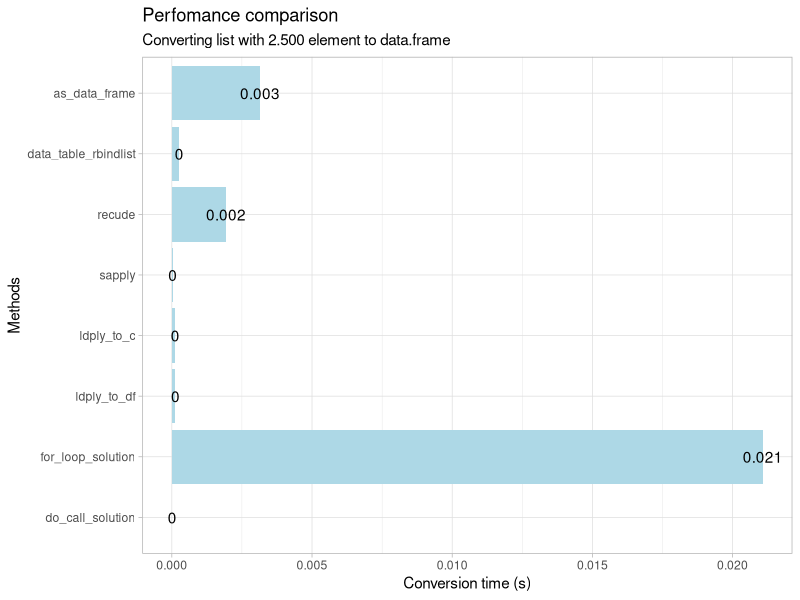

Recreate this plot in R.
##########################################
#
# List to data.frame performance
#
#
# Series:
# Little Useless-useful R functions #45
# Created: January 06, 2023
# Author: Tomaz Kastrun
# Blog: tomaztsql.wordpress.com
# V.1.0
#
# Changelog: 
#
##########################################
 

# 1 list of 3 sublists, each with 10 elements
myl <- list(sample (c('Yes','No'), size=30, replace=T, prob=c(.50,.50)),                     
                sample (c('Yes','No'), size=30, replace=T, prob=c(.80,.20)),
                sample (c('Yes','No'), size=30, replace=T, prob=c(.40,.60))
                )

#1 obs with 30 var
df <- data.frame(t(unlist(myl)))

# 1 var with 30 obs
df <- data.frame(unlist(myl))

# 3 obs with 10 var
df <- data.frame(do.call(rbind, myl))

# 3 var with 10 obs
df <- data.frame(t(do.call(rbind, myl)))


######################
# making bigger list##
######################

cre_l <- function(len,start,end){ return(round(runif(len,start,end),8)) }
myl2 <- list()
# 250.000 elements is approx 46Mb in Size
# 2.500 elements for demo
for (i in 1:2500){ myl2[[i]] <- (cre_l(10,0,50))  } 
#####################
# different solutions
####################

sol1 <- NULL
sol1 <- data.frame(do.call(rbind, myl2))

sol2 <- NULL  #works for smaller lists
for (i in 1:length(myl2)){ sol2 <- rbind(sol2, data.frame(t(unlist(myl2[i])))) }

library (plyr)
sol3 <- NULL
sol3 <- ldply(myl2, sol3)


sol4 <- NULL
sol4 <- data.frame(t(sapply(myl2,c)))


sol5 <- NULL #works for smaller lists
sol5 <- data.frame(Reduce(rbind, myl2)) 


library(data.table)
sol6 <- NULL
#sol6 <- data.frame(rbindlist(lapply(myl2, data.frame)))
sol6 <- data.frame(t(rbindlist(list(myl2))))


# library(tidyverse)
# sol7 <- NULL
# sol7 <- myl2 %>% 
#           tibble::enframe() %>% 
#           unnest() 


# library(reshape2)
# library(dplyr)
# 
# column_names <- letters[1:10]
# myl2 %>% map_dfr(function(x) {x <- as.data.frame(x); colnames(x) <- column_names; x}) %>% 
#   as_tibble()

library(plyr)
sol7 <- NULL
sol7 <- ldply(myl2, c())

##################
# Test different solutions
###################

library(data.table)
library(plyr)
library(ggplot2) 

res <- summary(microbenchmark::microbenchmark(
    do_call_solution = {
          sol1 <- NULL
          sol1 <- data.frame(do.call(rbind, myl2))
    }, 
    for_loop_solution = { 
        sol2 <- NULL
        for (i in 1:length(myl2)){ sol2 <- rbind(sol2, data.frame(t(unlist(myl2[i])))) }
    },
     ldply_to_df = { 
          sol3 <- NULL 
          sol3 <- ldply(myl2, sol3)
     },
    ldply_to_c = {
      sol4 <- NULL
      sol4 <- ldply(myl2, c())
    },
    sapply = {
        sol5 <- NULL
        sol5 <- data.frame(t(sapply(myl2,c)))
        },
    recude = {
      sol6 <- NULL
      sol6 <- data.frame(Reduce(rbind, myl2))
    },
    data_table_rbindlist = {
      sol7 <- NULL
      sol7 <- data.frame(t(rbindlist(list(myl2))))
    },
    as_data_frame = {
      sol8 <- NULL
      sol8 <- data.frame(t(as.data.frame(myl2)))
    },
        times = 10L))



ggplot(res, aes(x=expr, y=(mean/1000/60))) + geom_bar(stat="identity", fill = "lightblue") +
     coord_flip() +
     labs(title = "Perfomance comparison", subtitle = "Converting list with 2.500 element to data.frame ") +
     xlab("Methods") + ylab("Conversion time (s)") +
     theme_light() +
     geom_text(aes(label=(round(mean/1000/60*1.000,3))))

